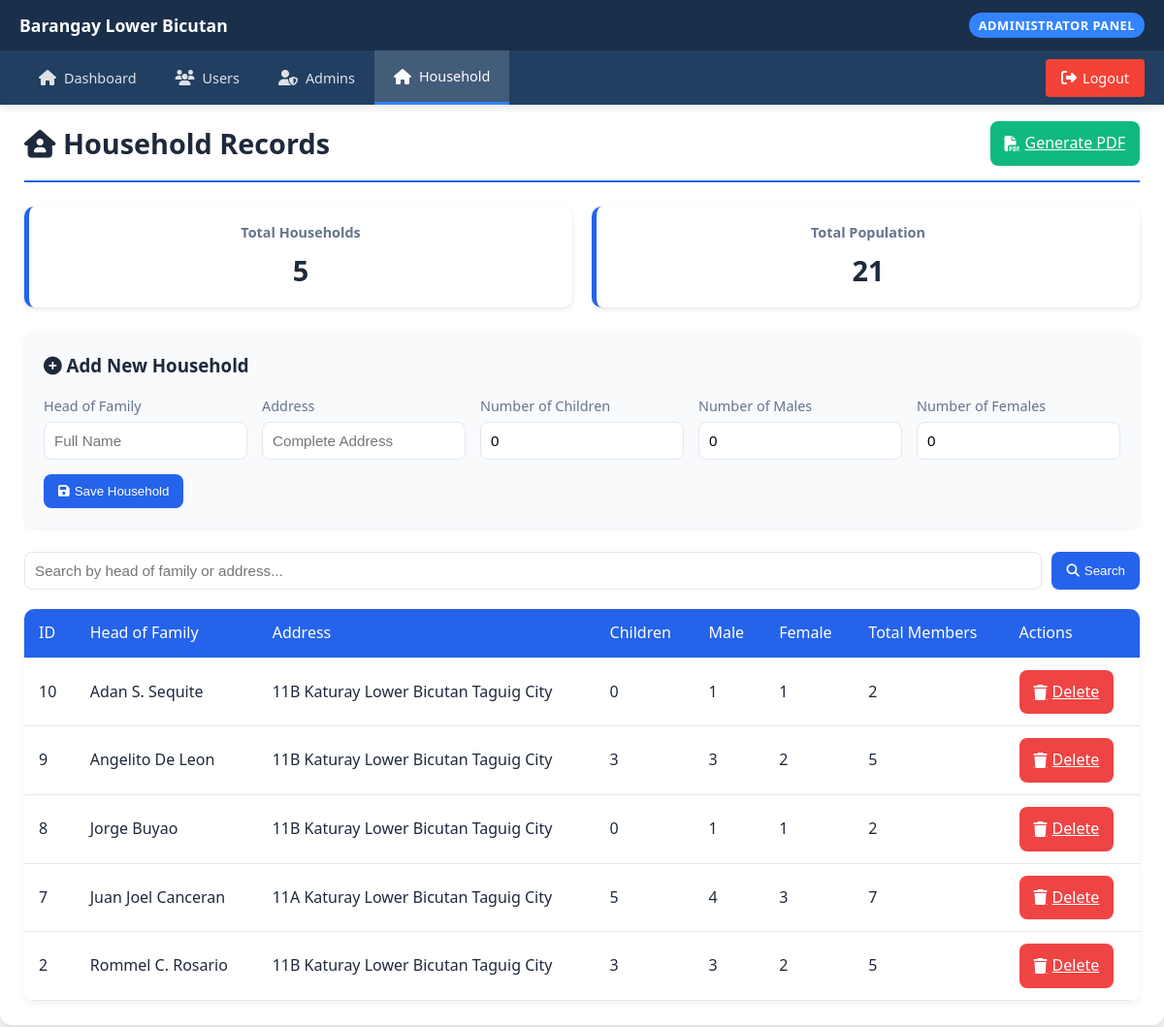
Page /admin/household.php (signed in) on the committed database.
### tables this page shows
CREATE TABLE `household` (
  `household_id` int(11) NOT NULL,
  `head_of_family` varchar(255) NOT NULL,
  `address` text NOT NULL,
  `number_of_children` int(11) NOT NULL DEFAULT 0,
  `number_of_male` int(11) NOT NULL DEFAULT 0,
  `number_of_female` int(11) NOT NULL DEFAULT 0,
  `total_family_members` int(11) NOT NULL DEFAULT 0,
  `is_deleted` tinyint(1) DEFAULT 0,
  `deleted_at` datetime DEFAULT NULL
);

### admin/household.php (the view, shortened to what this page needs)
<?php
include '../includes/config.php';
include_once '../includes/adminHeader.php';
$search = isset($_GET['search']) ? $_GET['search'] : "";
$show_deleted = isset($_GET['show_deleted']) ? (int)$_GET['show_deleted'] : 0;
$where_clauses = [];
if (!$show_deleted) {
    $where_clauses[] = "is_deleted = 0";
}
$where_clause = $where_clauses ? "WHERE " . implode(" AND ", $where_clauses) : "";
$sql = "SELECT * FROM household $where_clause ORDER BY household_id DESC";
$total_active_query = "SELECT COUNT(*) as count FROM household WHERE is_deleted = 0";
$total_active_result = $conn->query($total_active_query);
$total_active = $total_active_result->fetch_assoc()['count'] ?? 0;
$total_members_query = "SELECT SUM(total_family_members) as total FROM household WHERE is_deleted = 0";
$total_members_result = $conn->query($total_members_query);
$total_members = $total_members_result->fetch_assoc()['total'] ?? 0;
$result = $conn->query($sql);
?>
<!DOCTYPE html>
<html lang="en">
<head>
    <link rel="stylesheet" href="https://cdnjs.cloudflare.com/ajax/libs/font-awesome/6.5.1/css/all.min.css">
</head>
<body>
    <div class="container">
        <div class="page-header">
            <h2><i class="fas fa-house-user"></i> Household Records</h2>
            <div>
                <a href="?generate_pdf" class="btn btn-success">
                    <i class="fas fa-file-pdf"></i> Generate PDF
                </a>
            </div>
        </div>
        <div class="stats-container">
            <div class="stat-card">
                <h3>Total Households</h3>
                <p><?php echo number_format($total_active); ?></p>
            </div>
            <div class="stat-card">
                <h3>Total Population</h3>
                <p><?php echo number_format($total_members); ?></p>
            </div>
        </div>
        <div class="form-container" id="addForm">
            <div class="form-title">
                <h3><i class="fas fa-plus-circle"></i> Add New Household</h3>
            </div>
            <form method="POST">
                <div class="form-grid">
                    <div class="form-group">
                        <label for="head_of_family">Head of Family</label>
                        <input type="text" id="head_of_family" name="head_of_family" class="form-control" placeholder="Full Name" required>
                    </div>
                    <div class="form-group">
                        <label for="address">Address</label>
                        <input type="text" id="address" name="address" class="form-control" placeholder="Complete Address" required>
                    </div>
                    <div class="form-group">
                        <label for="number_of_children">Number of Children</label>
                        <input type="number" id="number_of_children" name="number_of_children" class="form-control" min="0" value="0" required>
                    </div>
                    <div class="form-group">
                        <label for="number_of_male">Number of Males</label>
                        <input type="number" id="number_of_male" name="number_of_male" class="form-control" min="0" value="0" required>
                    </div>
                    <div class="form-group">
                        <label for="number_of_female">Number of Females</label>
                        <input type="number" id="number_of_female" name="number_of_female" class="form-control" min="0" value="0" required>
                    </div>
                </div>
                <button type="submit" name="add_household" class="btn btn-primary">
                    <i class="fas fa-save"></i> Save Household
                </button>
            </form>
        </div>
        <div class="search-container">
            <form method="GET" action="" style="display: flex; width: 100%; gap: 10px;">
                <input type="text" name="search" placeholder="Search by head of family or address..." value="<?= htmlspecialchars($search) ?>">
                <button type="submit" class="btn btn-primary">
                    <i class="fas fa-search"></i> Search
                </button>
            </form>
        </div>
        <div class="table-responsive">
            <table>
                <thead>
                    <tr>
                        <th>ID</th>
                        <th>Head of Family</th>
                        <th>Address</th>
                        <th>Children</th>
                        <th>Male</th>
                        <th>Female</th>
                        <th>Total Members</th>
                        <th>Actions</th>
                    </tr>
                </thead>
                <tbody>
                    <?php if($result->num_rows > 0): ?>
                        <?php while($row = $result->fetch_assoc()): ?>
                            <tr class="<?= $row['is_deleted'] ? 'deleted' : '' ?>">
                                <td><?= $row['household_id'] ?></td>
                                <td>
                                    <?= htmlspecialchars($row['head_of_family']) ?>
                                </td>
                                <td><?= htmlspecialchars($row['address']) ?></td>
                                <td><?= $row['number_of_children'] ?></td>
                                <td><?= $row['number_of_male'] ?></td>
                                <td><?= $row['number_of_female'] ?></td>
                                <td><?= $row['total_family_members'] ?></td>
                                <td>
                                    <div class="action-buttons">
                                        <?php if($row['is_deleted']): ?>
                                            <a href="?restore_id=<?= $row['household_id'] ?>" class="btn btn-restore" onclick="return confirm('Are you sure you want to restore this household record?')">
                                                <i class="fas fa-trash-restore"></i> Restore
                                            </a>
                                            <a href="?permanent_delete_id=<?= $row['household_id'] ?>" class="btn btn-danger" onclick="return confirm('Are you sure you want to PERMANENTLY DELETE this household record? This cannot be undone!')">
                                                <i class="fas fa-trash"></i> Delete
                                            </a>
                                        <?php else: ?>
                                            <a href="?delete_id=<?= $row['household_id'] ?>" class="btn btn-danger" onclick="return confirm('Are you sure you want to move this household record to trash?')">
                                                <i class="fas fa-trash"></i> Delete
                                            </a>
                                        <?php endif; ?>
                                    </div>
                                </td>
                            </tr>
                        <?php endwhile; ?>
                    <?php endif; ?>
                </tbody>
            </table>
        </div>
    </div>
</body>
</html>

### includes/adminHeader.php (style rules this page uses)
* { margin: 0; padding: 0; box-sizing: border-box; }
body { font-family: 'Poppins', sans-serif; color: #333; background-color: #f8f9fa; line-height: 1.6; padding-top: 120px; }

### admin/household.php (style rules this page uses)
:root { --primary: #2563eb; --primary-dark: #1d4ed8; --secondary: #64748b; --success: #10b981; --danger: #ef4444; --warning: #f59e0b; --light: #f8fafc; --dark: #1e293b; --restore: #8b5cf6; --trash: #dc2626; }
body { font-family: 'Segoe UI', Tahoma, Geneva, Verdana, sans-serif; background-color: #f1f5f9; color: var(--dark); margin: 0; padding: 0; }
.container { max-width: 1200px; margin: 30px auto; background: white; padding: 25px; box-shadow: 0 4px 10px rgba(0, 0, 0, 0.1); border-radius: 12px; }
.page-header { display: flex; justify-content: space-between; align-items: center; margin-top: 30px; margin-bottom: 25px; border-bottom: 2px solid var(--primary); padding-bottom: 15px; }
.page-header h2 { color: var(--dark); margin: 0; font-size: 1.8rem; }
.stats-container { display: flex; gap: 20px; margin-bottom: 25px; }
.stat-card { flex: 1; background-color: white; padding: 15px; border-radius: 10px; box-shadow: 0 2px 5px rgba(0, 0, 0, 0.1); text-align: center; border-left: 5px solid var(--primary); }
.stat-card h3 { color: var(--secondary); font-size: 0.9rem; margin: 0 0 5px 0; }
.stat-card p { font-size: 1.8rem; font-weight: bold; color: var(--dark); margin: 0; }
.form-container { background-color: #f8fafc; padding: 20px; border-radius: 10px; margin-bottom: 25px; box-shadow: 0 2px 5px rgba(0, 0, 0, 0.05); }
.form-title { display: flex; justify-content: space-between; align-items: center; margin-bottom: 15px; }
.form-title h3 { margin: 0; color: var(--dark); }
.form-grid { display: grid; grid-template-columns: repeat(auto-fit, minmax(200px, 1fr)); gap: 15px; margin-bottom: 15px; }
.form-group { display: flex; flex-direction: column; }
.form-group label { margin-bottom: 5px; font-size: 0.9rem; color: var(--secondary); }
.form-control { padding: 10px; border: 1px solid #e2e8f0; border-radius: 8px; font-size: 0.95rem; }
.btn { padding: 10px 15px; border: none; border-radius: 8px; cursor: pointer; font-weight: 500; display: inline-flex; align-items: center; justify-content: center; transition: all 0.3s ease; gap: 5px; }
.btn-primary { background-color: var(--primary); color: white; }
.btn-danger { background-color: var(--danger); color: white; }
.btn-success { background-color: var(--success); color: white; }
.table-responsive { overflow-x: auto; border-radius: 10px; box-shadow: 0 4px 6px rgba(0, 0, 0, 0.05); }
table { width: 100%; border-collapse: collapse; background: white; color: var(--dark); }
th, td { padding: 12px 15px; text-align: left; border-bottom: 1px solid #e2e8f0; }
th { background: var(--primary); color: white; font-weight: 500; position: sticky; top: 0; }
.search-container { display: flex; gap: 10px; margin-bottom: 20px; }
.search-container input { flex: 1; padding: 10px; border: 1px solid #e2e8f0; border-radius: 8px; font-size: 0.95rem; }
.action-buttons { display: flex; gap: 5px; }

### rows in the picture
household: household_id "10", head_of_family "Adan S. Sequite", address "11B Katuray Lower Bicutan Taguig City", number_of_children "0", number_of_male "1", number_of_female "1", total_family_members "2"
household: household_id "9", head_of_family "Angelito De Leon", address "11B Katuray Lower Bicutan Taguig City", number_of_children "3", number_of_male "3", number_of_female "2", total_family_members "5"
household: household_id "8", head_of_family "Jorge Buyao", address "11B Katuray Lower Bicutan Taguig City", number_of_children "0", number_of_male "1", number_of_female "1", total_family_members "2"
household: household_id "7", head_of_family "Juan Joel Canceran", address "11A Katuray Lower Bicutan Taguig City", number_of_children "5", number_of_male "4", number_of_female "3", total_family_members "7"
household: household_id "2", head_of_family "Rommel C. Rosario", address "11B Katuray Lower Bicutan Taguig City", number_of_children "3", number_of_male "3", number_of_female "2", total_family_members "5"

### other values in the picture
$total_active "5"
$total_members "21"
